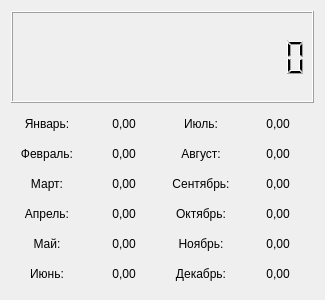
<?xml version="1.0" encoding="UTF-8"?>
<ui version="4.0">
 <class>Dialog</class>
 <widget class="QDialog" name="Dialog">
  <property name="geometry">
   <rect>
    <x>0</x>
    <y>0</y>
    <width>325</width>
    <height>300</height>
   </rect>
  </property>
  <property name="minimumSize">
   <size>
    <width>325</width>
    <height>300</height>
   </size>
  </property>
  <property name="maximumSize">
   <size>
    <width>400</width>
    <height>350</height>
   </size>
  </property>
  <property name="windowTitle">
   <string>Сумма по месяцам</string>
  </property>
  <layout class="QVBoxLayout" name="verticalLayout">
   <item>
    <widget class="QLCDNumber" name="lcdNumber">
     <property name="smallDecimalPoint">
      <bool>false</bool>
     </property>
     <property name="digitCount">
      <number>15</number>
     </property>
     <property name="mode">
      <enum>QLCDNumber::Dec</enum>
     </property>
     <property name="value" stdset="0">
      <double>0.000000000000000</double>
     </property>
    </widget>
   </item>
   <item>
    <layout class="QGridLayout" name="grid_months">
     <property name="sizeConstraint">
      <enum>QLayout::SetDefaultConstraint</enum>
     </property>
     <property name="horizontalSpacing">
      <number>5</number>
     </property>
     <property name="verticalSpacing">
      <number>0</number>
     </property>
     <item row="0" column="0">
      <layout class="QGridLayout" name="grid_first_6">
       <property name="topMargin">
        <number>5</number>
       </property>
       <property name="bottomMargin">
        <number>5</number>
       </property>
       <property name="horizontalSpacing">
        <number>5</number>
       </property>
       <property name="verticalSpacing">
        <number>10</number>
       </property>
       <item row="0" column="0">
        <widget class="QLabel" name="lbl_january">
         <property name="minimumSize">
          <size>
           <width>70</width>
           <height>20</height>
          </size>
         </property>
         <property name="maximumSize">
          <size>
           <width>16777215</width>
           <height>16777215</height>
          </size>
         </property>
         <property name="text">
          <string>Январь:</string>
         </property>
         <property name="alignment">
          <set>Qt::AlignCenter</set>
         </property>
        </widget>
       </item>
       <item row="1" column="0">
        <widget class="QLabel" name="lbl_february">
         <property name="minimumSize">
          <size>
           <width>70</width>
           <height>20</height>
          </size>
         </property>
         <property name="text">
          <string>Февраль:</string>
         </property>
         <property name="alignment">
          <set>Qt::AlignCenter</set>
         </property>
        </widget>
       </item>
       <item row="2" column="0">
        <widget class="QLabel" name="lbl_march">
         <property name="minimumSize">
          <size>
           <width>70</width>
           <height>20</height>
          </size>
         </property>
         <property name="text">
          <string>Март:</string>
         </property>
         <property name="alignment">
          <set>Qt::AlignCenter</set>
         </property>
        </widget>
       </item>
       <item row="4" column="0">
        <widget class="QLabel" name="lbl_may">
         <property name="minimumSize">
          <size>
           <width>70</width>
           <height>20</height>
          </size>
         </property>
         <property name="text">
          <string>Май:</string>
         </property>
         <property name="alignment">
          <set>Qt::AlignCenter</set>
         </property>
        </widget>
       </item>
       <item row="3" column="0">
        <widget class="QLabel" name="lbl_april">
         <property name="minimumSize">
          <size>
           <width>70</width>
           <height>20</height>
          </size>
         </property>
         <property name="text">
          <string>Апрель:</string>
         </property>
         <property name="alignment">
          <set>Qt::AlignCenter</set>
         </property>
        </widget>
       </item>
       <item row="5" column="0">
        <widget class="QLabel" name="lbl_june">
         <property name="minimumSize">
          <size>
           <width>70</width>
           <height>20</height>
          </size>
         </property>
         <property name="text">
          <string>Июнь:</string>
         </property>
         <property name="alignment">
          <set>Qt::AlignCenter</set>
         </property>
        </widget>
       </item>
       <item row="3" column="1">
        <widget class="QLabel" name="lbl_data_april">
         <property name="minimumSize">
          <size>
           <width>70</width>
           <height>20</height>
          </size>
         </property>
         <property name="text">
          <string>0,00</string>
         </property>
         <property name="alignment">
          <set>Qt::AlignCenter</set>
         </property>
        </widget>
       </item>
       <item row="0" column="1">
        <widget class="QLabel" name="lbl_data_january">
         <property name="minimumSize">
          <size>
           <width>70</width>
           <height>20</height>
          </size>
         </property>
         <property name="text">
          <string>0,00</string>
         </property>
         <property name="alignment">
          <set>Qt::AlignCenter</set>
         </property>
        </widget>
       </item>
       <item row="1" column="1">
        <widget class="QLabel" name="lbl_data_february">
         <property name="minimumSize">
          <size>
           <width>70</width>
           <height>20</height>
          </size>
         </property>
         <property name="text">
          <string>0,00</string>
         </property>
         <property name="alignment">
          <set>Qt::AlignCenter</set>
         </property>
        </widget>
       </item>
       <item row="2" column="1">
        <widget class="QLabel" name="lbl_data_march">
         <property name="minimumSize">
          <size>
           <width>70</width>
           <height>20</height>
          </size>
         </property>
         <property name="text">
          <string>0,00</string>
         </property>
         <property name="alignment">
          <set>Qt::AlignCenter</set>
         </property>
        </widget>
       </item>
       <item row="4" column="1">
        <widget class="QLabel" name="lbl_data_may">
         <property name="minimumSize">
          <size>
           <width>70</width>
           <height>20</height>
          </size>
         </property>
         <property name="text">
          <string>0,00</string>
         </property>
         <property name="alignment">
          <set>Qt::AlignCenter</set>
         </property>
        </widget>
       </item>
       <item row="5" column="1">
        <widget class="QLabel" name="lbl_data_june">
         <property name="minimumSize">
          <size>
           <width>70</width>
           <height>20</height>
          </size>
         </property>
         <property name="text">
          <string>0,00</string>
         </property>
         <property name="alignment">
          <set>Qt::AlignCenter</set>
         </property>
        </widget>
       </item>
      </layout>
     </item>
     <item row="0" column="1">
      <layout class="QGridLayout" name="grid_last_6">
       <property name="topMargin">
        <number>5</number>
       </property>
       <property name="bottomMargin">
        <number>5</number>
       </property>
       <property name="horizontalSpacing">
        <number>5</number>
       </property>
       <property name="verticalSpacing">
        <number>10</number>
       </property>
       <item row="4" column="0">
        <widget class="QLabel" name="lbl_november">
         <property name="minimumSize">
          <size>
           <width>70</width>
           <height>20</height>
          </size>
         </property>
         <property name="text">
          <string>Ноябрь:</string>
         </property>
         <property name="alignment">
          <set>Qt::AlignCenter</set>
         </property>
        </widget>
       </item>
       <item row="3" column="0">
        <widget class="QLabel" name="lbl_october">
         <property name="minimumSize">
          <size>
           <width>70</width>
           <height>20</height>
          </size>
         </property>
         <property name="text">
          <string>Октябрь:</string>
         </property>
         <property name="alignment">
          <set>Qt::AlignCenter</set>
         </property>
        </widget>
       </item>
       <item row="1" column="0">
        <widget class="QLabel" name="lbl_august">
         <property name="minimumSize">
          <size>
           <width>70</width>
           <height>20</height>
          </size>
         </property>
         <property name="text">
          <string>Август:</string>
         </property>
         <property name="alignment">
          <set>Qt::AlignCenter</set>
         </property>
        </widget>
       </item>
       <item row="2" column="0">
        <widget class="QLabel" name="lbl_september">
         <property name="minimumSize">
          <size>
           <width>70</width>
           <height>20</height>
          </size>
         </property>
         <property name="text">
          <string>Сентябрь:</string>
         </property>
         <property name="alignment">
          <set>Qt::AlignCenter</set>
         </property>
        </widget>
       </item>
       <item row="0" column="0">
        <widget class="QLabel" name="lbl_july">
         <property name="minimumSize">
          <size>
           <width>70</width>
           <height>20</height>
          </size>
         </property>
         <property name="text">
          <string>Июль:</string>
         </property>
         <property name="alignment">
          <set>Qt::AlignCenter</set>
         </property>
        </widget>
       </item>
       <item row="5" column="0">
        <widget class="QLabel" name="lbl_december">
         <property name="minimumSize">
          <size>
           <width>70</width>
           <height>20</height>
          </size>
         </property>
         <property name="text">
          <string>Декабрь:</string>
         </property>
         <property name="alignment">
          <set>Qt::AlignCenter</set>
         </property>
        </widget>
       </item>
       <item row="0" column="1">
        <widget class="QLabel" name="lbl_data_july">
         <property name="minimumSize">
          <size>
           <width>70</width>
           <height>20</height>
          </size>
         </property>
         <property name="text">
          <string>0,00</string>
         </property>
         <property name="alignment">
          <set>Qt::AlignCenter</set>
         </property>
        </widget>
       </item>
       <item row="1" column="1">
        <widget class="QLabel" name="lbl_data_august">
         <property name="minimumSize">
          <size>
           <width>70</width>
           <height>20</height>
          </size>
         </property>
         <property name="text">
          <string>0,00</string>
         </property>
         <property name="alignment">
          <set>Qt::AlignCenter</set>
         </property>
        </widget>
       </item>
       <item row="2" column="1">
        <widget class="QLabel" name="lbl_data_september">
         <property name="minimumSize">
          <size>
           <width>70</width>
           <height>20</height>
          </size>
         </property>
         <property name="text">
          <string>0,00</string>
         </property>
         <property name="alignment">
          <set>Qt::AlignCenter</set>
         </property>
        </widget>
       </item>
       <item row="3" column="1">
        <widget class="QLabel" name="lbl_data_october">
         <property name="minimumSize">
          <size>
           <width>70</width>
           <height>20</height>
          </size>
         </property>
         <property name="text">
          <string>0,00</string>
         </property>
         <property name="alignment">
          <set>Qt::AlignCenter</set>
         </property>
        </widget>
       </item>
       <item row="4" column="1">
        <widget class="QLabel" name="lbl_data_november">
         <property name="minimumSize">
          <size>
           <width>70</width>
           <height>20</height>
          </size>
         </property>
         <property name="text">
          <string>0,00</string>
         </property>
         <property name="alignment">
          <set>Qt::AlignCenter</set>
         </property>
        </widget>
       </item>
       <item row="5" column="1">
        <widget class="QLabel" name="lbl_data_december">
         <property name="minimumSize">
          <size>
           <width>70</width>
           <height>20</height>
          </size>
         </property>
         <property name="text">
          <string>0,00</string>
         </property>
         <property name="alignment">
          <set>Qt::AlignCenter</set>
         </property>
        </widget>
       </item>
      </layout>
     </item>
    </layout>
   </item>
  </layout>
 </widget>
 <resources/>
 <connections/>
</ui>
